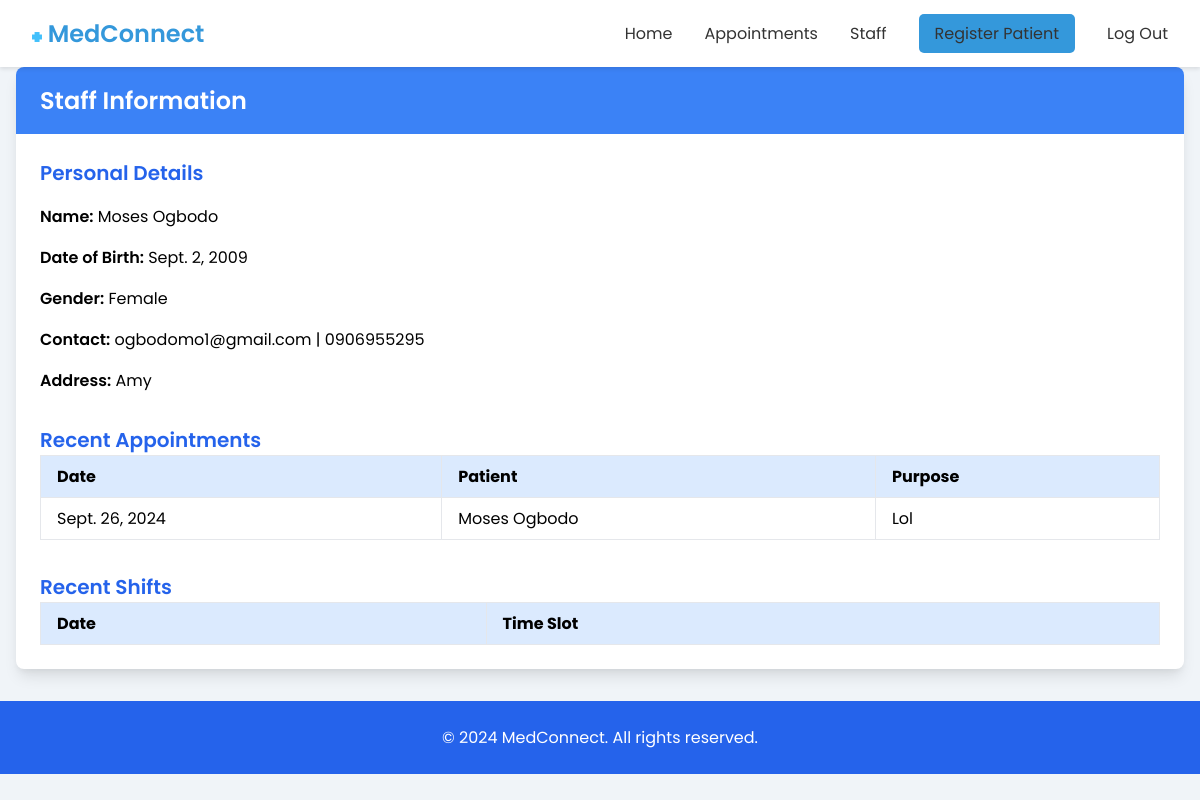
/staff_view/2/ (signed in), run on an earlier commit of the app's database.
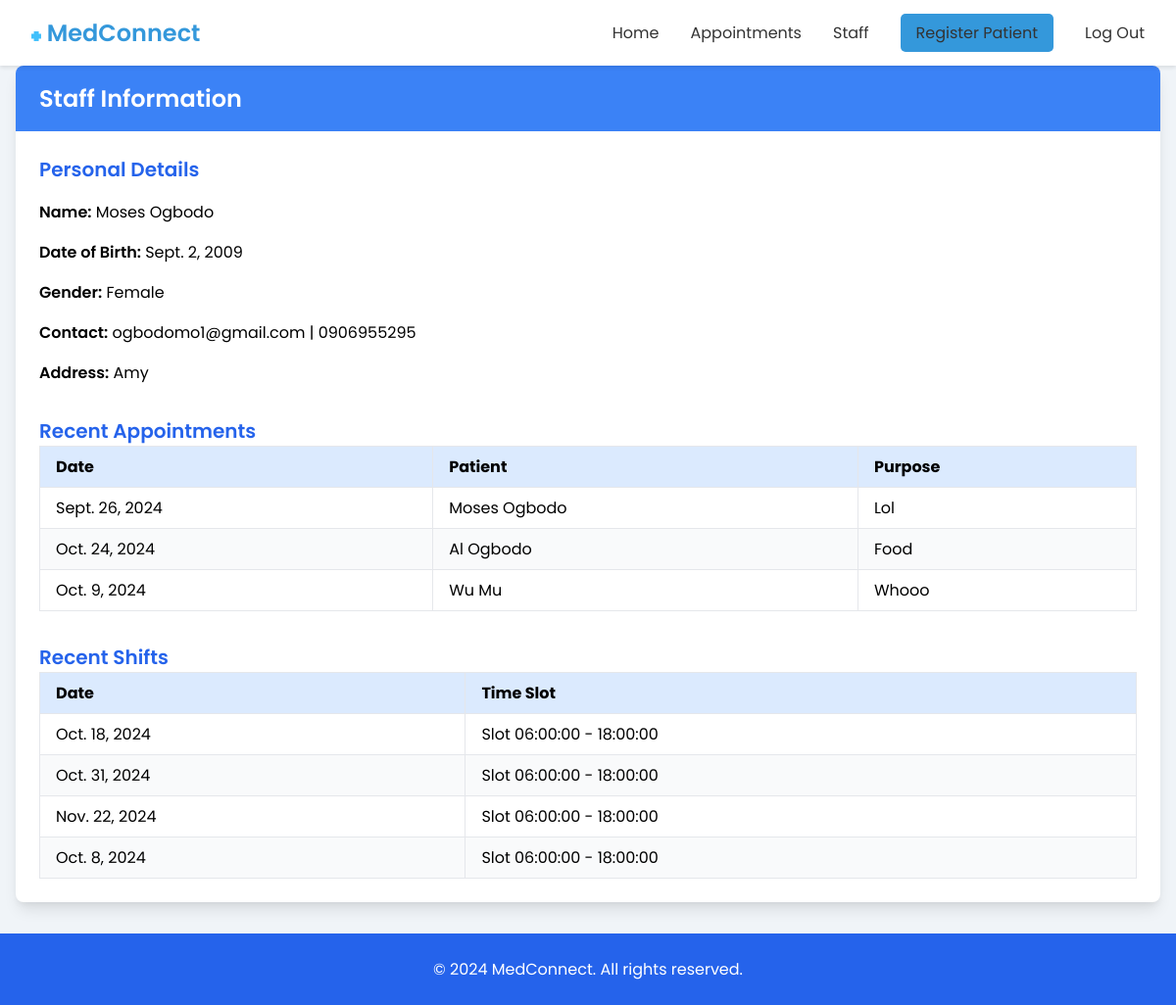
And on a later commit of the database.
### medconnect_core/models.py (models this page shows, shortened)
class PatientProfile(models.Model):
    user = models.OneToOneField(User, on_delete=models.CASCADE,null=True)
    date_of_birth = models.DateField(blank=True, null=True)
    gender = models.CharField(max_length=10, choices=[('Male', 'Male'), ('Female', 'Female')], blank=True, null=True)
    blood_type = models.CharField(max_length=2, choices=[('AA', 'AA'), ('AS', 'AS'), ('SS', 'SS')], blank=True, null=True)
    phone_number = models.CharField(max_length=15, blank=True, null=True)
    address = models.TextField(blank=True, null=True)
    emergency_contact_name = models.CharField(max_length=100, blank=True, null=True)
    emergency_contact_number = models.CharField(max_length=15, blank=True, null=True)
    allergies = models.CharField(max_length=255, blank=True, null=True)
    medical_history = models.TextField(blank=True, null=True)
    current_medications = models.TextField(blank=True, null=True)
    insurance_provider = models.CharField(max_length=100, blank=True, null=True)
    insurance_policy_number = models.CharField(max_length=100, blank=True, null=True)
    additional_information = models.TextField(blank=True, null=True)
    next_of_kin = models.CharField(max_length=100, blank=True, null=True)
    marital_status = models.CharField(max_length=10, choices=[('Single', 'Single'), ('Married', 'Married'), ('Divorced', 'Divorced')], blank=True, null=True)
    occupation = models.CharField(max_length=100, blank=True, null=True)
    smoking_status = models.CharField(max_length=100, blank=True, null=True)
    alcohol_consumption = models.CharField(max_length=100, blank=True, null=True)
    is_staff=models.BooleanField(null=True,default=False)
    status= models.CharField(null=True, max_length=100,choices=[
        ('Patient', "Patient")  ,
          ('Doctor', "Doctor"),
          ('Admin', "Admin"),
        ('Nurse', "Nurse")
    ],default="Nurse", blank=True)
    def __str__(self):
        return f"{self.user.first_name} {self.user.last_name}"

class Appointment(models.Model):
        patient = models.ForeignKey(PatientProfile,limit_choices_to={'is_staff':False}, on_delete=models.CASCADE, null=True)
        date=models.DateField(default=datetime.datetime.today)
        time = models.TimeField(default=datetime.datetime.today)
        purpose = models.TextField(max_length=100, null=True)
        doctor=models.ForeignKey(PatientProfile,related_name="doctor" ,on_delete=models.CASCADE,limit_choices_to={'status':"Doctor"}, null=True)
        status = models.CharField(max_length=20, choices=[
            ('SCHEDULED', 'Scheduled'),
            ('CANCELLED', 'Cancelled'),
            ('COMPLETED', 'Completed')
        ], default='SCHEDULED')
        created_at = models.DateTimeField(auto_now_add=True)

class Shift(models.Model):
        staff = models.ManyToManyField(PatientProfile,limit_choices_to={'is_staff':True}, null=True)
        date=models.DateField(default=datetime.datetime.today)
        time_slot = models.ForeignKey(Time_Slot,on_delete=models.CASCADE,null=True)
        status = models.CharField(max_length=20, choices=[
            ('SCHEDULED', 'Scheduled'),
            ('CANCELLED', 'Cancelled'),
            ('COMPLETED', 'Completed'),
             ('ONGOING', 'Ongoing'),
        ], default='SCHEDULED')
        created_at = models.DateTimeField(auto_now_add=True)

class Time_Slot(models.Model):
     start_time = models.TimeField(default=datetime.datetime.today)
     end_time = models.TimeField(default=datetime.datetime.today)
     def __str__(self):
            return f'Slot {self.start_time} - {self.end_time} '

### medconnect_core/views.py (the view)
# urls.py: path("staff_view/<int:id>/", staff_view, name="staff_view"),
def staff_view (request,id):
    if request.user.is_authenticated:
        appointments = Appointment.objects.filter(doctor__user__id=id)
        shifts = Shift.objects.filter(staff__user__id=id)
        staff=PatientProfile.objects.get(user__id=id)
        return render(request, "core/staff_view.html", {"staff":staff,"shifts":shifts,'appointments':appointments})
    else:
        messages.success(request, "Please login first")
        return redirect("staff_login")

### medconnect_core/templates/core/staff_view.html (shortened to what this page needs)
<!DOCTYPE html>
<html lang="en">
<head>
</head>
<body>
    {% include "core/nav.html" %}
    <main class="container">
        <div class="card">
            <div class="card-header">
                <h2>Staff Information</h2>
            </div>
            <div class="card-body">
                <div class="grid">
                    <div class="space-y-4">
                        <h3>Personal Details</h3>
                        <p><span class="font-semibold">Name:</span> {{staff.user.first_name}} {{staff.user.last_name}}</p>
                        <p><span class="font-semibold">Date of Birth:</span> {{staff.date_of_birth}}</p>
                        <p><span class="font-semibold">Gender:</span> {{staff.gender}}</p>
                        <p><span class="font-semibold">Contact:</span> {{staff.user.email}} | {{staff.phone_number}}</p>
                        <p><span class="font-semibold">Address:</span> {{staff.address}}</p>
                    </div>
                </div>
                <div class="mt-8">
                    <h3>Recent Appointments</h3>
                    <div style="overflow-x: auto;">
                        <table>
                            <thead>
                                <tr>
                                    <th>Date</th>
                                    <th>Patient</th>
                                    <th>Purpose</th>
                                </tr>
                            </thead>
                            <tbody>
                                {% for appointment in appointments %}
                                <tr>
                                    <td>{{appointment.date}}</td>
                                    <td>{{appointment.patient}}</td>
                                    <td>{{appointment.purpose}}</td>
                                </tr>
                                {% endfor %}
                            </tbody>
                        </table>
                    </div>
                </div>
                <div class="mt-8">
                    <h3>Recent Shifts</h3>
                    <div style="overflow-x: auto;">
                        <table>
                            <thead>
                                <tr>
                                    <th>Date</th>
                                    <th>Time Slot</th>
                                </tr>
                            </thead>
                            <tbody>
                                {% for shift in shifts %}
                                <tr>
                                    <td>{{shift.date}}</td>
                                    <td>{{shift.time_slot}}</td>
                                </tr>
                                {% endfor %}
                            </tbody>
                        </table>
                    </div>
                </div>
            </div>
        </div>
    </main>
    <footer>
        <div class="container">
            <p>&copy; 2024 MedConnect. All rights reserved.</p>
        </div>
    </footer>
</body>
</html>

### medconnect_core/templates/core/nav.html (shortened to what this page needs)
{% load static %}
<!DOCTYPE html>
<html lang="en">
<head>
</head>
<body>
    <nav class="navbar">
        <div class="nav-container">
        <a href="#" class="logo">       <img class="logoimg" src="{% static "image/cross-xxl.png" %}"/>  MedConnect </a>
            <ul class="nav-links">
                <li><a href="{% url "home" %}">Home</a></li>
                <li><a href="{% url "appointment_view" %}">Appointments</a></li>
                <li><a href="{% url "shift_view" %}">Staff</a></li>
                <li><a href="{% url "patient_signup" %}" class="btn-login">Register Patient</a></li>
                <li><a href="{% url "shift_view" %}">Log Out</a></li>
            </ul>
        </div>
    </nav>
</body>
</html>

### medconnect_core/templates/core/staff_view.html (style rules this page uses)
body { background-color: #f3f4f6; font-family: sans-serif; margin: 0; padding: 0; }
.container { max-width: 1200px; margin-left: auto; margin-right: auto; padding: 0 1rem; }
main { padding: 2rem 1rem; }
.card { background-color: white; border-radius: 0.5rem; box-shadow: 0 10px 15px -3px rgba(0, 0, 0, 0.1), 0 4px 6px -2px rgba(0, 0, 0, 0.05); overflow: hidden; }
.card-header { background-color: #3b82f6; color: white; padding: 1rem 1.5rem; }
.card-header h2 { font-size: 1.5rem; font-weight: 600; margin: 0; }
.card-body { padding: 1.5rem; }
.grid { display: grid; gap: 1.5rem; }
@media (min-width: 768px) { .grid { grid-template-columns: repeat(2, 1fr); } }
.space-y-4 > * + * { margin-top: 1rem; }
h3 { font-size: 1.25rem; font-weight: 600; color: #2563eb; }
.font-semibold { font-weight: 600; }
.mt-8 { margin-top: 2rem; }
table { width: 100%; border-collapse: collapse; }
th, td { border: 1px solid #e5e7eb; padding: 0.5rem 1rem; text-align: left; }
thead tr { background-color: #dbeafe; }
tbody tr:nth-child(even) { background-color: #f9fafb; }
footer { background-color: #2563eb; color: white; margin-top: 2rem; padding: 1.5rem 1rem; text-align: center; }

### medconnect_core/templates/core/nav.html (style rules this page uses)
* { margin: 0; padding: 0; box-sizing: border-box; }
body { font-family: 'Poppins', sans-serif; background-color: #f0f4f8; }
.navbar { background-color: #ffffff; box-shadow: 0 2px 4px rgba(0, 0, 0, 0.1); padding: 1rem 2rem; position: relative; top: 0; left: 0; right: 0; z-index: 1000; }
.nav-container { display: flex; justify-content: space-between; align-items: center; max-width: 1200px; margin: 0 auto; }
.logo { font-size: 1.5rem; font-weight: 600; color: #3498db; text-decoration: none; }
.logoimg { width:10px; }
.nav-links { display: flex; list-style: none; }
.nav-links li { margin-left: 2rem; }
.nav-links a { text-decoration: none; color: #333; font-weight: 400; transition: color 0.3s ease; }
.btn-login { background-color: #3498db; color: white; padding: 0.5rem 1rem; border-radius: 5px; transition: background-color 0.3s ease; }

What changed in the data, as far as the page shows it:
added Appointment: date "Oct. 24, 2024", patient "Al Ogbodo", purpose "Food"
added Appointment: date "Oct. 9, 2024", patient "Wu Mu", purpose "Whooo"
added Shift: date "Oct. 18, 2024", time_slot "Slot 06:00:00 - 18:00:00"
added Shift: date "Oct. 31, 2024", time_slot "Slot 06:00:00 - 18:00:00"
added Shift: date "Nov. 22, 2024", time_slot "Slot 06:00:00 - 18:00:00"
added Shift: date "Oct. 8, 2024", time_slot "Slot 06:00:00 - 18:00:00"
